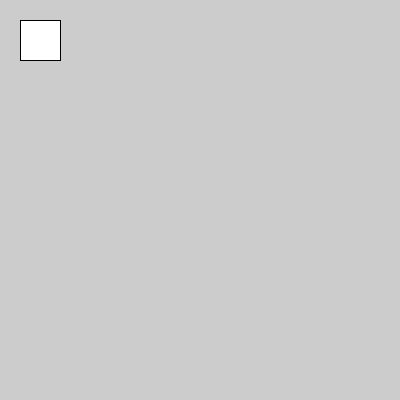
Frame 1 (no input)
Frame 60 (the mouse pressed at the canvas centre just before this capture): identical to frame 1, image omitted
Frame 120 (the mouse held since frame 60 and released just before this capture): identical to frame 1, image omitted

The Processing sketch that drew this single still picture (run headless with seeded random() and noise(); from frame 60 on, the mouse is pressed at the canvas centre):

// Processing sketch: stacks_10
// ── stacks_10.pde
void setup() {
  size(400, 400);
}

void draw() {
  translate(20, 20);
  rect(0, 0, 40, 40);
}
